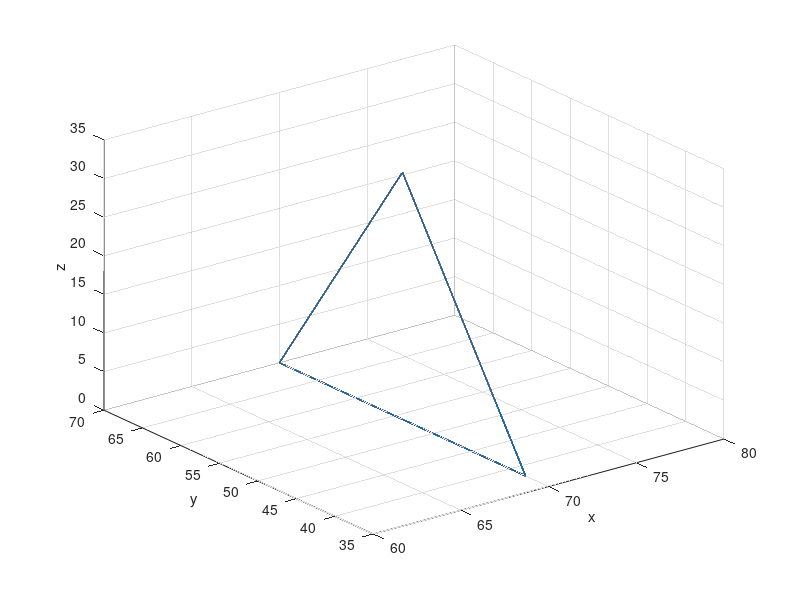

Here is the MATLAB script that generated this plot:
rate = 8;
rate1 = (rate + 1);
rate2 = ((rate * 2) + 1);
rate3 = ((rate * 3) + 1);
rate4 = ((rate * 4) + 1);
coxa = 77;  %30 
femur = 49;
posisiAwal = ((coxa + femur) / 1.8);  %1.5
jumlahPosisiKaki = ((rate * 2) + 1);
posisi = jumlahPosisiKaki;
lebarLangkah = 32;  %lebar langkah dibagi rate*2 harus bulat 40 4 32 //harus bulat agar stabil
tinggiLangkah = 32;
gerakan = 1;
posisiX = posisiAwal;
posisiY = posisiAwal;
posisiZ = 0;
langkahDatar = lebarLangkah / (rate * 2);
langkahNaik = (tinggiLangkah / rate);
x = zeros(1, 50);
y = zeros(1, 50);
z = zeros(1, 50);

for i = 1: 1: 50 
    if gerakan == 0  %gerak segitiga
       if posisi < rate1  %(rate+1))
         posisiY = posisiY + langkahDatar;
         posisiZ = posisiZ + langkahNaik;
         posisi = posisi + 1;
       elseif posisi >= rate1 && posisi < rate2  %leg[idLeg].posisi>=(rate+1) && leg[idLeg].posisi<((rate*2)+1)
         posisiY = posisiY + langkahDatar;
         posisiZ = posisiZ - langkahNaik;
         posisi = posisi + 1;
       end
       if posisi == rate2 
         gerakan = 1;
       end
    elseif gerakan == 1 %dorong
       if posisi > 1 
         posisiY = posisiY - langkahDatar;
         posisi = posisi - 1;
       end
       if posisi == 1 
         gerakan = 0;
       end
    end
    y(i,:) = posisiY;
    x(i,:) = posisiX;
    z(i,:) = posisiZ;
end
plot3(x, y, z);
grid
xlabel('x')
ylabel('y')
zlabel('z')